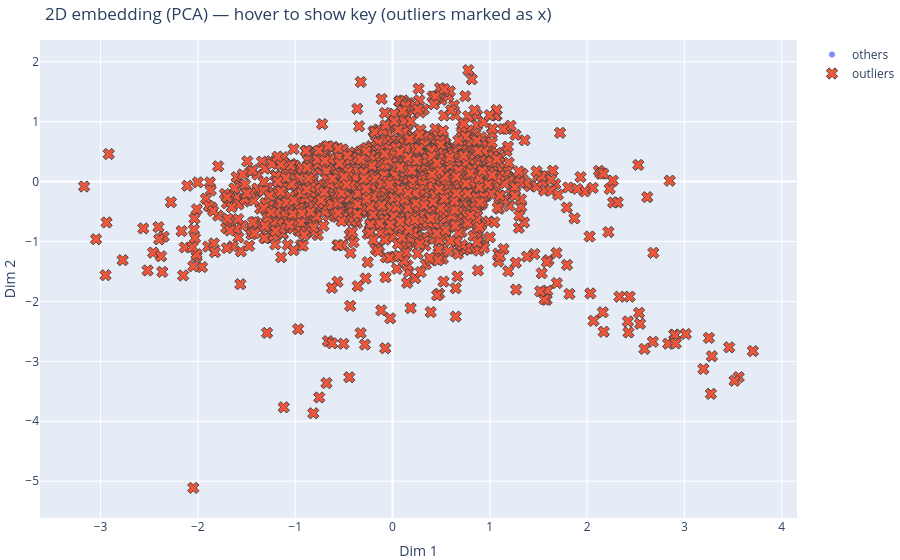

Write notebook code for a chart like this one.
### Code cell
import numpy as np
from sklearn.decomposition import PCA
from sklearn.covariance import MinCovDet
import plotly.graph_objects as go

keys = list(vec_dict.keys())
X = np.stack([vec_dict[k] for k in keys])  # (N, 256)

pca_30 = PCA(n_components=30, random_state=42)
X_30 = pca_30.fit_transform(X)
print("Explained variance (30 PCs):", float(pca_30.explained_variance_ratio_.sum()))

# -----------------------------
# 1) 在 30D PCA 空间里找离群点（鲁棒 Mahalanobis）
# -----------------------------
mcd = MinCovDet(random_state=42).fit(X_30)
md2 = mcd.mahalanobis(X_30)  # squared Mahalanobis distance，越大越离群

# 阈值：优先用卡方阈值（更“统计学”），没有 scipy 就用分位数兜底
try:
    from scipy.stats import chi2
    thr = chi2.ppf(0.99, df=X_30.shape[1])  # 99% 置信阈值
except Exception:
    thr = np.quantile(md2, 0.99)

is_outlier = md2 > thr
outlier_keys = np.array(keys)[is_outlier]

print(f"Outliers (n={is_outlier.sum()}), threshold={thr:.3f}")
for k, s in sorted(zip(outlier_keys, md2[is_outlier]), key=lambda x: x[1], reverse=True):
    print(f"{k}\tmd2={s:.3f}")

# 如果你只想看“最离群的前 K 个”
K = 20
topk_idx = np.argsort(-md2)[:K]
print(f"\nTop-{K} most outlying points:")
for i in topk_idx:
    print(f"{keys[i]}\tmd2={md2[i]:.3f}")

# -----------------------------
# 2) 继续做 2D 展示（和你原来一致）
# -----------------------------
pca_2 = PCA(n_components=2, random_state=42)
X_2d = pca_2.fit_transform(X_30)

target_key = "matrix_HA"
is_target = np.array([k == target_key for k in keys])

fig = go.Figure()

# others（排除 target 和 outliers，避免重复显示）
mask_others = (~is_target) & (~is_outlier)
fig.add_trace(go.Scatter(
    x=X_2d[mask_others, 0],
    y=X_2d[mask_others, 1],
    mode="markers",
    name="others",
    text=np.array(keys)[mask_others],
    hovertemplate="%{text}<extra></extra>",
    marker=dict(size=6, opacity=0.8),
))

# outliers（单独一层）
if is_outlier.any():
    fig.add_trace(go.Scatter(
        x=X_2d[is_outlier, 0],
        y=X_2d[is_outlier, 1],
        mode="markers",
        name="outliers",
        text=np.array(keys)[is_outlier],
        hovertemplate="%{text}<extra></extra>",
        marker=dict(size=10, symbol="x", opacity=1.0, line=dict(width=1)),
    ))

# target（最上层）
if is_target.any():
    fig.add_trace(go.Scatter(
        x=X_2d[is_target, 0],
        y=X_2d[is_target, 1],
        mode="markers",
        name=target_key,
        text=np.array(keys)[is_target],
        hovertemplate="%{text}<extra></extra>",
        marker=dict(size=10, color="red", opacity=1.0, line=dict(width=1, color="black")),
    ))
else:
    print(f"Warning: key '{target_key}' not found in vec_dict.")

fig.update_layout(
    title="2D embedding (PCA) — hover to show key (outliers marked as x)",
    xaxis_title="Dim 1",
    yaxis_title="Dim 2",
    margin=dict(l=0, r=0, t=40, b=0),
)

fig.show()

### Figure 1 — Plotly figure (JSON) as saved in the notebook; plotly's stock layout.template omitted (floating-point values rounded to 4 significant figures; data arrays with more than 128 entries replaced by an {"elided": "..."} marker saying what was removed)
{"data": [{"hovertemplate": "%{text}<extra></extra>", "marker": {"opacity": 0.8, "size": 6}, "mode": "markers", "name": "others", "text": {"elided": "3307 str values"}, "type": "scatter", "x": {"elided": "3307 float values"}, "y": {"elided": "3307 float values"}}, {"hovertemplate": "%{text}<extra></extra>", "marker": {"line": {"width": 1}, "opacity": 1, "size": 10, "symbol": "x"}, "mode": "markers", "name": "outliers", "text": {"elided": "2945 str values"}, "type": "scatter", "x": {"elided": "2945 float values"}, "y": {"elided": "2945 float values"}}], "layout": {"margin": {"b": 0, "l": 0, "r": 0, "t": 40}, "title": {"text": "2D embedding (PCA) — hover to show key (outliers marked as x)"}, "xaxis": {"title": {"text": "Dim 1"}}, "yaxis": {"title": {"text": "Dim 2"}}}}
